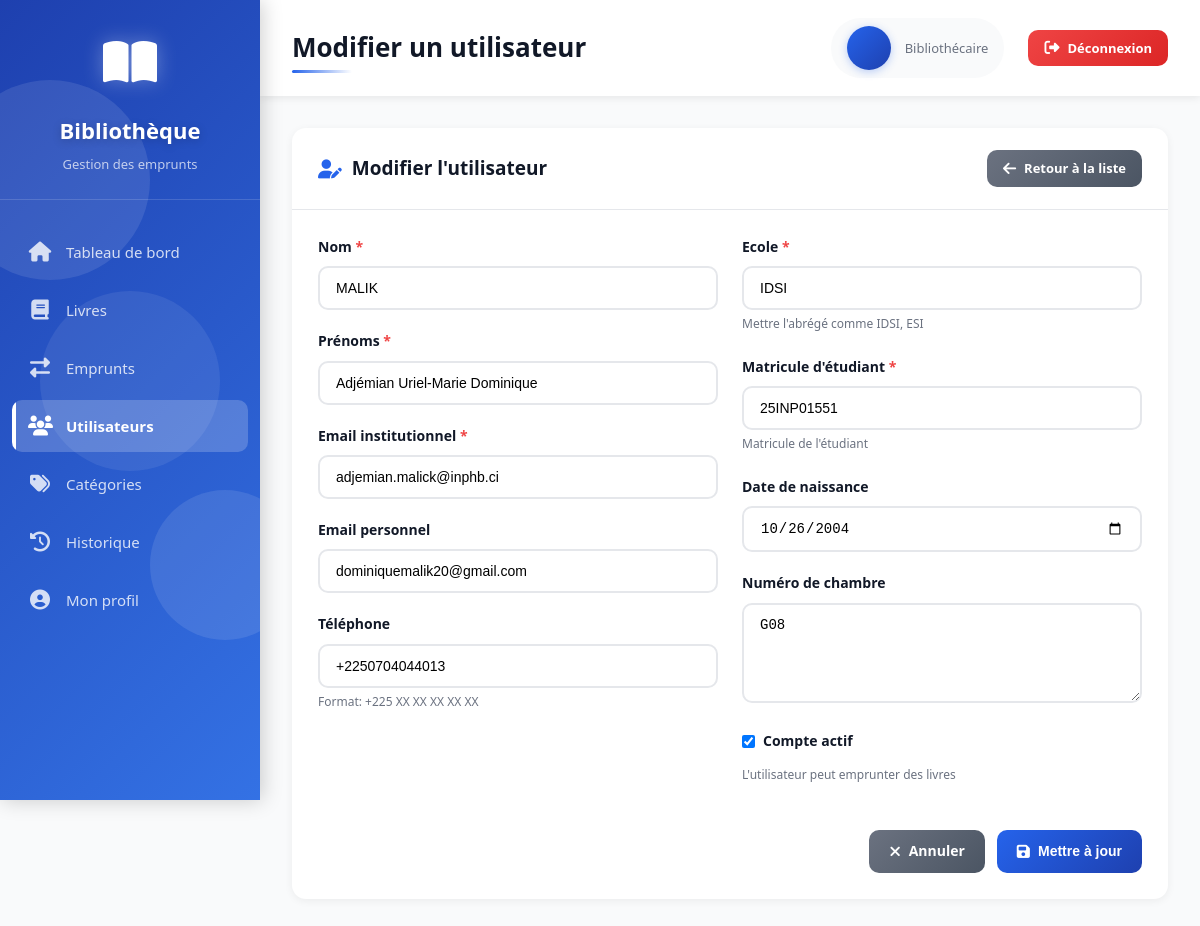
Page /users/edit/25INP01551/ (signed in) on the committed database.
### books/models.py (models this page shows, shortened)
class Etudiant(models.Model):
    matricule = models.CharField(max_length=12,primary_key=True,unique=True)
    nom = models.CharField(max_length=50,null=False)
    prenoms = models.CharField(max_length=150,null=False)
    dateNaiss = models.DateField()
    telephone = models.CharField(max_length=20,validators=[phone_validator],null=False)
    emailPers = models.CharField(max_length=50, null=False)
    emailInst = models.CharField(max_length=50, null=False)
    numChambre = models.CharField(max_length=5)
    is_active = models.BooleanField(default=True)
    ecole = models.ForeignKey(Ecole,on_delete=models.CASCADE)

class Ecole(models.Model):
    nom = models.CharField(max_length=50,null=False)

### app/views.py (the view, shortened to what this page needs)
# urls.py: path('users/edit/<str:pk>/', views.users_form, name="users_edit"),
@login_required(login_url='signin')
def users_form(request, pk=None):
    user = None
    if pk:
        user = get_object_or_404(Etudiant, pk=pk)
    return render(request, 'users_form.html',{
        "user":user
    })

### templates/users_form.html (shortened to what this page needs)
{% extends 'base.html' %}
{% if user %}
    {% url 'users_edit' user.matricule as form_url %}
{% else %}
    {% url 'users_form' as form_url %}
{% endif %}
{% block page_title %}{% if user %}Modifier{% else %}Ajouter{% endif %} un utilisateur{% endblock %}
{% block content %}
<div class="card">
    <div class="card-header">
        <h3>
            <i class="fas fa-user-{% if user %}edit{% else %}plus{% endif %}"></i>
            {% if user %}Modifier l'utilisateur{% else %}Nouvel utilisateur{% endif %}
        </h3>
        <a href="{% url 'users_list' %}" class="btn btn-secondary btn-sm">
            <i class="fas fa-arrow-left"></i>
            Retour à la liste
        </a>
    </div>
    <div class="card-body">
        <form method="post" action="{{ form_url }}">
            <div style="display: grid; grid-template-columns: 1fr 1fr; gap: 24px;">
                <div>
                    <div class="form-group">
                        <label for="nom">
                            Nom <span class="required">*</span>
                        </label>
                        <input
                            type="text"
                            id="nom"
                            name="nom"
                            value="{{ user.nom }}"
                            placeholder="Ex: Marie"
                            required
                        >
                    </div>
                    <div class="form-group">
                        <label for="prenoms">
                            Prénoms <span class="required">*</span>
                        </label>
                        <input
                            type="text"
                            id="prenoms"
                            name="prenoms"
                            value="{{ user.prenoms }}"
                            placeholder="Ex: Dupont"
                            required
                        >
                    </div>
                    <div class="form-group">
                        <label for="emailInst">
                            Email institutionnel <span class="required">*</span>
                        </label>
                        <input
                            type="email"
                            id="emailInst"
                            name="emailInst"
                            value="{{ user.emailInst }}"
                            placeholder="Ex: marie.dupont@ecole.fr"
                            required
                        >
                    </div>
                    <div class="form-group">
                        <label for="emailPers">
                            Email personnel
                        </label>
                        <input
                            type="email"
                            id="emailPers"
                            name="emailPers"
                            value="{{ user.emailPers }}"
                            placeholder="Ex: marie.dupont@ecole.fr"
                            required
                        >
                    </div>
                    <div class="form-group">
                        <label for="telephone">
                            Téléphone
                        </label>
                        <input
                            type="text"
                            id="telephone"
                            name="telephone"
                            value="{{ user.telephone }}"
                            placeholder="Ex: +225 01 02 03 04 05"
                        >
                        <span class="form-help">Format: +225 XX XX XX XX XX</span>
                    </div>
                </div>
                <div>
                    <div class="form-group">
                        <label for="ecole">
                            Ecole <span class="required">*</span>
                        </label>
                        <input
                            type="text"
                            id="ecole"
                            name="ecole"
                            value="{{ user.ecole.nom }}"
                            placeholder="ex: IDSI"
                        >
                        <span class="form-help">Mettre l'abrégé comme IDSI, ESI</span>
                    </div>
                    <div class="form-group">
                        <label for="matricule">
                            Matricule d'étudiant <span class="required">*</span>
                        </label>
                        <input
                            type="text"
                            id="matricule"
                            name="matricule"
                            value="{{ user.matricule }}"
                            placeholder="Ex: 20INP01221"
                            required
                        >
                        <span class="form-help">Matricule de l'étudiant</span>
                    </div>
                    <div class="form-group">
                        <label for="dateNaiss">
                            Date de naissance
                        </label>
                        <input
                            type="date"
                            id="dateNaiss"
                            name="dateNaiss"
                            value="{{ user.dateNaiss|date:'Y-m-d' }}"
                        >
                    </div>
                    <div class="form-group">
                        <label for="numChambre">
                            Numéro de chambre
                        </label>
                        <textarea
                            id="numChambre"
                            name="numChambre"
                            placeholder="Ex: G03"
                            rows="3"
                        >{{ user.numChambre }}</textarea>
                    </div>
                    <div class="form-group">
                        <label style="display: flex; align-items: center; gap: 8px; cursor: pointer;">
                            <input
                                type="checkbox"
                                name="is_active"
                                {% if user.is_active or not user %}checked{% endif %}
                            >
                            <span>Compte actif</span>
                        </label>
                        <span class="form-help">L'utilisateur peut emprunter des livres</span>
                    </div>
                </div>
            </div>
            <div class="btn-group" style="margin-top: 24px; justify-content: flex-end;">
                <a href="{% url 'users_list' %}" class="btn btn-secondary">
                    <i class="fas fa-times"></i>
                    Annuler
                </a>
                <button type="submit" class="btn btn-primary">
                    <i class="fas fa-save"></i>
                    {% if user %}Mettre à jour{% else %}Enregistrer{% endif %}
                </button>
            </div>
        </form>
    </div>
</div>
{% endblock %}

### static/css/style.css (style rules this page uses)
:root { --primary-color: #2563eb; --primary-dark: #1e40af; --secondary-color: #10b981; --danger-color: #ef4444; --warning-color: #f59e0b; --dark-bg: #1f2937; --sidebar-bg: #111827; --text-dark: #111827; --text-light: #6b7280; --border-color: #e5e7eb; --success-color: #10b981; --info-color: #3b82f6; }
* { margin: 0; padding: 0; box-sizing: border-box; }
body { font-family: 'Segoe UI', Tahoma, Geneva, Verdana, sans-serif; background-color: #f9fafb; color: var(--text-dark); line-height: 1.6; }
.card { background: white; border-radius: 14px; box-shadow: 0 2px 8px rgba(0,0,0,0.06); margin-bottom: 24px; animation: slideUp 0.6s ease backwards; transition: all 0.3s ease; }
.card:nth-child(1) { animation-delay: 0.1s; }
.card-header { padding: 22px 26px; border-bottom: 1px solid var(--border-color); display: flex; justify-content: space-between; align-items: center; }
.card-header h3 { font-size: 19px; font-weight: 700; color: var(--text-dark); display: flex; align-items: center; gap: 10px; }
.card-header h3 i { color: var(--primary-color); }
.card-body { padding: 26px; }
.btn { display: inline-flex; align-items: center; gap: 8px; padding: 10px 20px; border: none; border-radius: 10px; font-size: 14px; font-weight: 600; cursor: pointer; text-decoration: none; transition: all 0.3s ease; position: relative; overflow: hidden; }
.btn::before { content: ''; position: absolute; top: 50%; left: 50%; width: 0; height: 0; border-radius: 50%; background: rgba(255, 255, 255, 0.3); transform: translate(-50%, -50%); transition: width 0.6s, height 0.6s; }
.btn i { font-size: 15px; }
.btn-primary { background: linear-gradient(135deg, var(--primary-color), var(--primary-dark)); color: white; }
.btn-secondary { background: linear-gradient(135deg, #6b7280, #4b5563); color: white; }
.btn-sm { padding: 8px 16px; font-size: 13px; }
.btn-group { display: flex; gap: 12px; flex-wrap: wrap; }
.form-group { margin-bottom: 20px; }
label { display: block; margin-bottom: 8px; font-weight: 600; font-size: 14px; color: var(--text-dark); }
.required { color: var(--danger-color); }
input[type="text"], input[type="email"], input[type="password"], input[type="date"], input[type="number"], select, textarea { width: 100%; padding: 12px 16px; border: 2px solid var(--border-color); border-radius: 10px; font-size: 14px; transition: all 0.3s ease; background: white; }
textarea { resize: vertical; min-height: 100px; }
.form-help { font-size: 12px; color: var(--text-light); margin-top: 6px; }

### rows in the picture
Etudiant: nom "MALIK", prenoms "Adjémian Uriel-Marie Dominique", emailInst "adjemian.malick@inphb.ci", emailPers "dominiquemalik20@gmail.com", telephone "+2250704044013", ecole "IDSI", matricule "25INP01551", dateNaiss "10/26/2004", numChambre "G08", is_active "☑"

### other values in the picture
{{ user.role|default:"Bibliothécaire" }} "Bibliothécaire"
